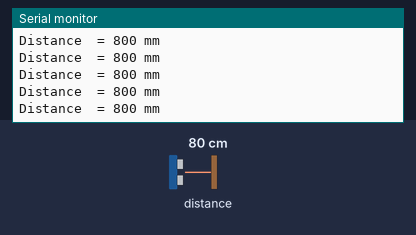
Recording of a sketch running on a simulated Arduino Uno, built with avr-gcc and run on an emulated ATmega328P. Shown: the last lines printed to the serial monitor. The inputs (shaded band) are chosen by the test bench; at power-on: distance to the obstacle 80 cm.

Above: at 1.2 s.
1.3 s: distance to the obstacle set to 2 cm
At 1.65 s:
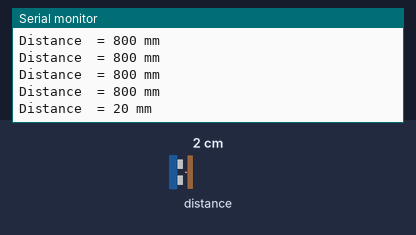
2.8 s: distance to the obstacle set to 4 cm
At 3.07 s:
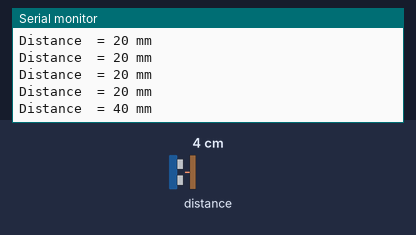
Timing chart, 0 to 5.8 s (numbered marks = the images above; inputs shaded):
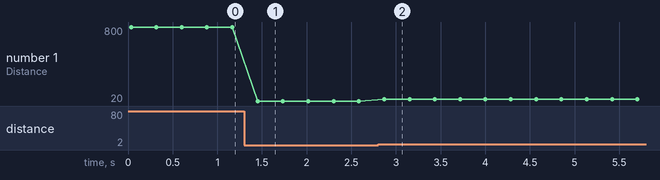

The sketch:

vl53l0x_sensor_test.ino
```cpp
/*
  Пример работы с модулем цифрового лазерного датчика расстояния VL53L0X
  Created by Rostislav Varzar
*/
#include <Wire.h>
#include <VL53L0X.h>

VL53L0X lox;

// Режим работы датчика
//#define LONG_RANGE
//#define HIGH_SPEED
#define HIGH_ACCURACY

void setup() {
  // Инициализация последовательного порта
  Serial.begin(115200);
  // Инициализация датчика
  Wire.begin();
  lox.init();
  lox.setTimeout(500);
#if defined LONG_RANGE
  // lower the return signal rate limit (default is 0.25 MCPS)
  lox.setSignalRateLimit(0.1);
  // increase laser pulse periods (defaults are 14 and 10 PCLKs)
  lox.setVcselPulsePeriod(VL53L0X::VcselPeriodPreRange, 18);
  lox.setVcselPulsePeriod(VL53L0X::VcselPeriodFinalRange, 14);
#endif
#if defined HIGH_SPEED
  // reduce timing budget to 20 ms (default is about 33 ms)
  lox.setMeasurementTimingBudget(20000);
#elif defined HIGH_ACCURACY
  // increase timing budget to 200 ms
  lox.setMeasurementTimingBudget(200000);
#endif
}

void loop() {
  // Измерение
  float dist = lox.readRangeSingleMillimeters();
  // Вывод измеренных значений в терминал
  Serial.println("Distance  = " + String(dist, 0) + " mm  ");
  delay(250);
}
```

Measured:
- after the input at 1.3 s, the serial monitor: prints a new line after 0.15 s (image 1)
- after the input at 2.8 s, the serial monitor: prints a new line after 0.07 s (image 2)
- plotted number 1: 800 → 20 after the input at 1.3 s, 20 → 40 after the input at 2.8 s
